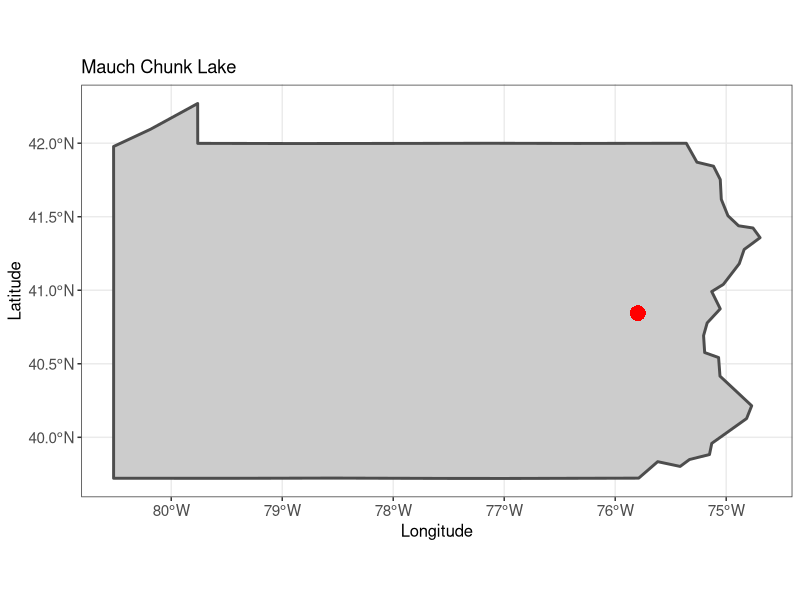
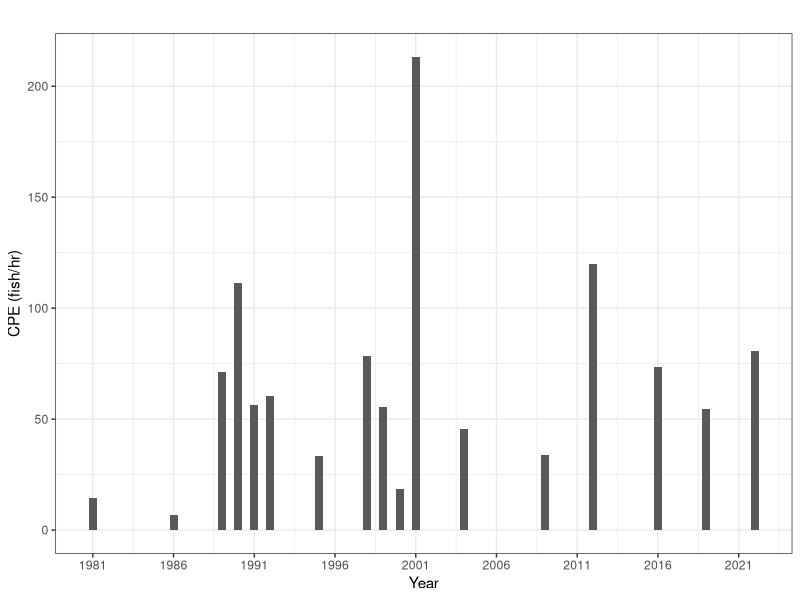
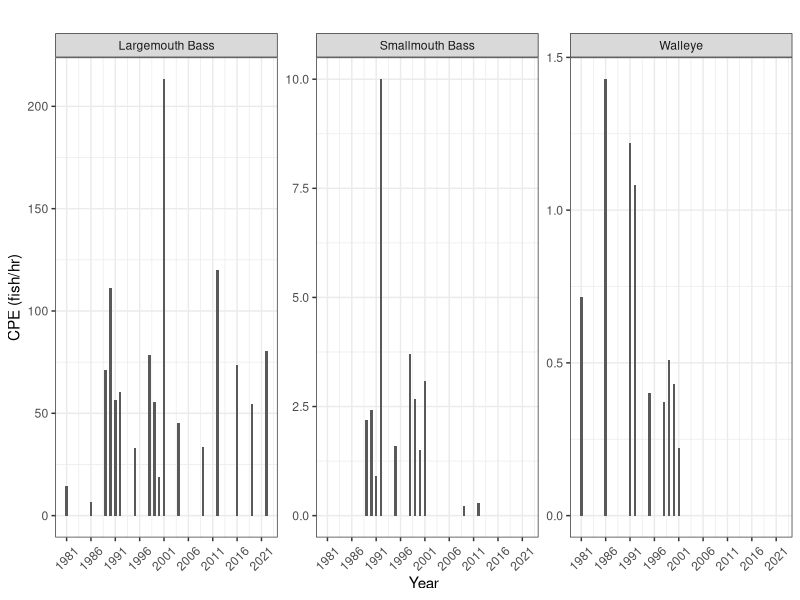

Recreate these plots in R, in order.
## ---- chunk 1
knitr::opts_chunk$set(echo = TRUE, warning = FALSE, message = FALSE)
# Load R packages
library(dplyr) # data manipulation
library(tidyverse) # data manipulation
library(lubridate) # work with dates
library(kableExtra) # make tables

library(ggplot2) # plotting data and spatial (simple feature; sf) objects
library(sf) # map creation (simple features)
library(spData) # provides access to polygons of US states
## ---- chunk 2
# so we can navigate into the 02_Data folder where our data are located
dat <- read_csv("../../02_Data/Mauch_lake/Mauch_lake_surveys_NBE.csv")

# Clean data
dat_clean <- dat %>% 
  select(-c(`Water Name`, `Unique Water Site ID`,
            `Water Section ID`, `Group Size Fish Length`,
            `Survey Purpose`, `Water Site Comment`,
            `Water Site Survey Comment`, Month, Description)) %>% # remove unwanted columns
  rename(Water_site_survey_ID  = `Water Site Survey ID`,
         Lat = `Survey Site Lat DD`,
         Long = `Survey Site Lon DD`,
         Species = `Fish Species Name`,
         Number_caught = `Number Caught`,
         Effort = `Effort Hours`) %>% # rename columns
  filter(Water_site_survey_ID != 35947 & Water_site_survey_ID != 35971)  %>% # remove duplicate surveys
  mutate(Date = mdy_hm(`Site Date`)) %>% # Convert Site Date to date format
  select(-c(`Site Date`)) %>% 
  # filter(Species == "Largemouth Bass") %>% # Select Largemouth bass
  rename_with(tolower) # make all column names lower case
  
  
# str(dat_clean)
# head(dat_clean, 20)

# Calculate total catch for each year, survey, and species
dat_tot_catch <- dat_clean %>% 
  group_by(year, water_site_survey_id, species) %>% # group data 
  mutate(total_catch = sum(number_caught)) %>% # sum over catch for each variable in group_by
  ungroup() %>% # ungroup data
  distinct(year, water_site_survey_id, species, .keep_all=TRUE) %>% # retain distinct combos since we don't need size-specific numbers here
  select(-c(number_caught)) # remove number caught, no longer needed


# Species that were not caught in a given survey and year are not recorded as zero catch,
# but we would like to do so. Thus, we have to input missing species names into surveys
# and years where they were not recorded and give them a zero catch values

dat_tot_catch2 <- dat_tot_catch %>% 
  select(water_site_survey_id, year, species, total_catch, effort) %>% # Select columns of interest for summarizing
  complete(nesting(water_site_survey_id, year), species,  fill = list(total_catch=0)) %>% # Input missing species for surveys and years
  arrange(year, species) # sort by year and species

# Look at first few rows of tot_catch2
# head(dat_tot_catch2, 30)


# Lets replace the NA values for imputed species efforts to the actual effort of the survey
dat_tot_catch2 <- dat_tot_catch2 %>% 
  group_by(water_site_survey_id) %>% 
  mutate(effort = replace_na(mean(effort, na.rm=T))) %>% 
  ungroup()

# tail(dat_tot_catch2, 30)

# Summarize mean catch (across surveys for each year and species)
# sample size, and mean effort.
table1 <- dat_tot_catch2 %>% 
  group_by(year, species) %>% 
 summarize(n = n(), total_catch = sum(total_catch, na.rm=T),
           total_effort = sum(effort, na.rm=T)) %>% 
  arrange(year, species)


## ---- chunk 3
head(table1, 15)
## ---- chunk 4
# Subset first row and all columns (designated as [1,]) of dat_tot_catch
map_dat <- dat_tot_catch[1,]
# Look at map_dat
map_dat

## ---- chunk 5
class(map_dat)
## ---- chunk 6
# Convert map_dat to a spatial (sf) object (simple feature)
# and set its coordinate references system (crs)
# crs = 4326 = WGS84; WGS84 CRS is often used for lat and long positions
map_dat <- st_as_sf(map_dat, coords = c("long", "lat"), crs = 4326)
class(map_dat)
## ---- chunk 7
# Grab state boundaries from the spData package (called us_states) and
# transform them to our desired coordinate references system (crs)
# crs = 4326 = WGS84; WGS84 CRS is often used for lat and long positions.
# We will call this new transformed state sf object "us_states2".
us_states2 <- st_transform(us_states, crs = 4326)
# Rename column to "State" in our object us_states2
colnames(us_states2)[2] <- "State"
# Select state(s) of interest - place them in a vector (can be > 1 state)
selectStates <- c("Pennsylvania")
# Subset us_states2 data to grab our selectStates for plotting
# The %in% syntax is matching what is in us_states2$State with
# what is in selectStates (i.e., Pennsylvania, in this case)
us_state_select <- us_states2[us_states2$State %in% selectStates, ]
## ---- chunk 8
# Create map of PA (us_state_select) and our single point
# for Mauch Chunk Lake (map_dat)
ggplot() +
  geom_sf(data = us_state_select, color = "gray30", lwd=1, fill="grey80") +
  geom_sf(data=map_dat, shape=16, size = 5, colour="red") +
  labs(title="Mauch Chunk Lake", y="Latitude", x="Longitude") +
  theme_bw() +
  theme(axis.text = element_text(size = 11),
        axis.title = element_text(size = 12))
## ---- chunk 9
head(table1, 5)
## ---- chunk 10
class(table1)
## ---- chunk 11
dat_lmb_plot <- ungroup(table1) %>% 
  filter(species == "Largemouth Bass") %>% 
  mutate(cpe = total_catch/total_effort) %>% 
  complete(year = min(year):max(year))

## ---- chunk 12
# Plot cpe over time
ggplot(data=dat_lmb_plot, aes(x=year, y=cpe)) +
  geom_bar(stat="identity", width=0.5) +
  labs(title="", y="CPE (fish/hr)", x="Year") +
  theme_bw() +
  scale_x_continuous(breaks=seq(1981,2022,5))
## ---- chunk 13
# Select data for multiple species
dat_spp_plot <- ungroup(table1) %>% 
  filter(species == "Largemouth Bass" | species == "Smallmouth Bass" |
           species == "Walleye") %>% 
  mutate(cpe = total_catch/total_effort) %>% 
  complete(nesting(species), year = min(year):max(year))

# Plot cpe over time for multiple species
ggplot(data=dat_spp_plot, aes(x=year, y=cpe)) +
  facet_wrap(~species, scales = "free_y") +
  geom_bar(stat="identity", width=0.5) +
  labs(title="", y="CPE (fish/hr)", x="Year") +
  theme_bw() +
  scale_x_continuous(breaks=seq(1981,2022,5)) +
  theme(axis.text.x = element_text(angle = 45, vjust = 0.5, hjust=0.5))
